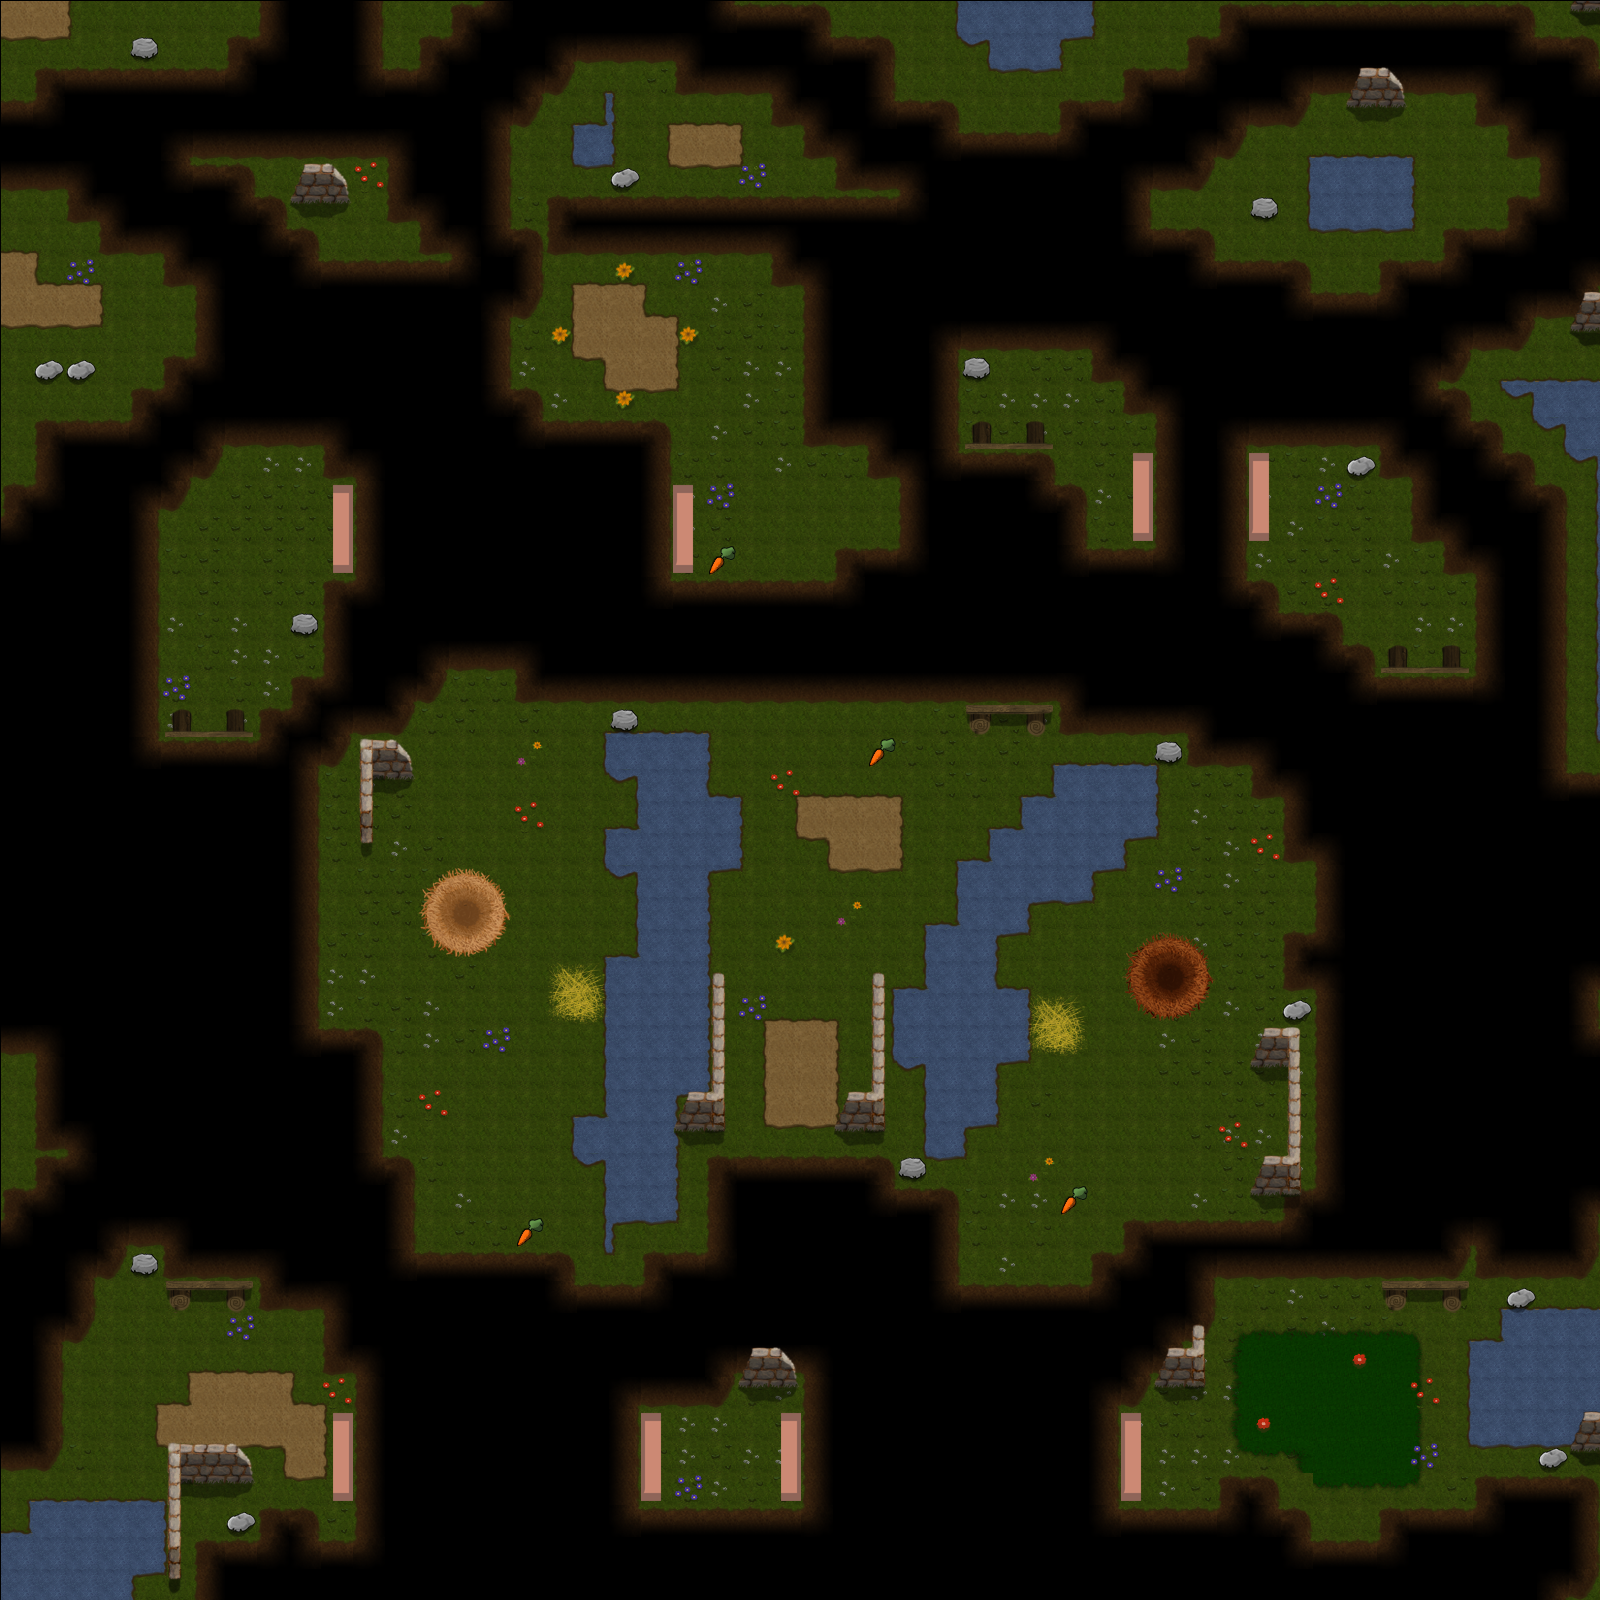

The image is a tile-based game level rendered from a .tmx file. Its description and source (layers, tilesets, objects; grid data summarised) follow:
An orthogonal 50x50 tile map with 32x32 px tiles, 5 tile layers (Groundlayer (Rand, Wand, Terrain), Zonelayer (hohes Gras, Start), Detaillayer (Deko), Overlayer, ...), 16 tilesets and 213 objects (76x bridge1, 56x hole, 22x solid, 13x water, 8x dirt, ...).

<map version="1.0" orientation="orthogonal" width="50" height="50" tilewidth="32" tileheight="32">
 <tileset firstgid="1" name="dummyWasserHalb" tilewidth="32" tileheight="32">
  <tileoffset x="1" y="1" />
  <properties>
   <property name="animation" value="" />
   <property name="animationDuration" value="0.15" />
   <property name="animationFrames" value="5" />
   <property name="animationTileOffset" value="5" />
  </properties>
  <image source="tiles/dummyWasserHalb.png" width="128" height="32" />
 </tileset>
 <tileset firstgid="5" name="egg" tilewidth="32" tileheight="32">
  <tileoffset x="1" y="1" />
  <properties>
   <property name="TYPE" value="egg" />
  </properties>
  <image source="tiles/egg.png" width="32" height="32" />
  <tile id="0">
   <properties>
    <property name="TYPE" value="egg" />
   </properties>
  </tile>
 </tileset>
 <tileset firstgid="6" name="carrot" tilewidth="32" tileheight="32">
  <tileoffset x="1" y="1" />
  <properties>
   <property name="TYPE" value="carrot" />
  </properties>
  <image source="tiles/carrot.png" width="32" height="32" />
  <tile id="0">
   <properties>
    <property name="TYPE" value="carrot" />
   </properties>
  </tile>
 </tileset>
 <tileset firstgid="7" name="clover" tilewidth="32" tileheight="32">
  <tileoffset x="1" y="1" />
  <properties>
   <property name="TYPE" value="clover" />
  </properties>
  <image source="tiles/clover.png" width="32" height="32" />
  <tile id="0">
   <properties>
    <property name="TYPE" value="clover" />
   </properties>
  </tile>
 </tileset>
 <tileset firstgid="8" name="spinach" tilewidth="32" tileheight="32">
  <tileoffset x="1" y="1" />
  <properties>
   <property name="TYPE" value="spinach" />
  </properties>
  <image source="tiles/spinach.png" width="32" height="32" />
  <tile id="0">
   <properties>
    <property name="TYPE" value="spinach" />
   </properties>
  </tile>
 </tileset>
 <tileset firstgid="9" name="bridge_horizontal_left" tilewidth="32" tileheight="96">
  <tileoffset x="1" y="1" />
  <image source="tiles/bridge_horizontal_left.png" width="32" height="96" />
 </tileset>
 <tileset firstgid="10" name="bridge_horizontal_middle" tilewidth="32" tileheight="96">
  <tileoffset x="1" y="1" />
  <image source="tiles/bridge_horizontal_middle.png" width="32" height="96" />
 </tileset>
 <tileset firstgid="11" name="bridge_horizontal_right" tilewidth="32" tileheight="96">
  <tileoffset x="1" y="1" />
  <image source="tiles/bridge_horizontal_right.png" width="32" height="96" />
 </tileset>
 <tileset firstgid="12" name="bridge_vertical_bottom" tilewidth="96" tileheight="32">
  <tileoffset x="1" y="1" />
  <image source="tiles/bridge_vertical_bottom.png" width="96" height="32" />
 </tileset>
 <tileset firstgid="13" name="bridge_vertical_middle" tilewidth="96" tileheight="32">
  <tileoffset x="1" y="1" />
  <image source="tiles/bridge_vertical_middle.png" width="96" height="32" />
 </tileset>
 <tileset firstgid="14" name="bridge_vertical_top" tilewidth="96" tileheight="32">
  <tileoffset x="1" y="1" />
  <image source="tiles/bridge_vertical_top.png" width="96" height="32" />
 </tileset>
 <tileset firstgid="15" name="dummyTilesHalb" tilewidth="32" tileheight="32">
  <tileoffset x="1" y="1" />
  <image source="tiles/dummyTilesHalb.png" width="512" height="512" />
  <terraintypes>
   <terrain name="Gras" tile="-1" />
   <terrain name="Weg" tile="-1" />
   <terrain name="Abgrund" tile="-1" />
   <terrain name="Wasser" tile="-1" />
  </terraintypes>
  <tile id="0" terrain="0,0,0,0" />
  <tile id="1" terrain="0,0,0,0" />
  <tile id="2" terrain="0,0,0,0" />
  <tile id="3" terrain="0,0,0,0" />
  <tile id="16" terrain="0,0,0,1" />
  <tile id="17" terrain="0,0,1,1" />
  <tile id="18" terrain="0,0,1,0" />
  <tile id="32" terrain="0,1,0,1" />
  <tile id="33" terrain="1,1,1,1" />
  <tile id="34" terrain="1,0,1,0" />
  <tile id="35" terrain="0,1,1,1" />
  <tile id="36" terrain="1,0,1,1" />
  <tile id="48" terrain="0,1,0,0" />
  <tile id="49" terrain="1,1,0,0" />
  <tile id="50" terrain="1,0,0,0" />
  <tile id="51" terrain="1,1,0,1" />
  <tile id="52" terrain="1,1,1,0" />
  <tile id="64" terrain="0,0,0,3" />
  <tile id="65" terrain="0,0,3,3" />
  <tile id="66" terrain="0,0,3,0" />
  <tile id="69" terrain="0,0,0,2" />
  <tile id="70" terrain="0,0,2,2" />
  <tile id="71" terrain="0,0,2,0" />
  <tile id="80" terrain="0,3,0,3" />
  <tile id="81" terrain="3,3,3,3" />
  <tile id="82" terrain="3,0,3,0" />
  <tile id="83" terrain="0,3,3,3" />
  <tile id="84" terrain="3,0,3,3" />
  <tile id="85" terrain="0,2,0,2" />
  <tile id="86" terrain="2,2,2,2" />
  <tile id="87" terrain="2,0,2,0" />
  <tile id="88" terrain="0,2,2,2" />
  <tile id="89" terrain="2,0,2,2" />
  <tile id="96" terrain="0,3,0,0" />
  <tile id="97" terrain="3,3,0,0" />
  <tile id="98" terrain="3,0,0,0" />
  <tile id="99" terrain="3,3,0,3" />
  <tile id="100" terrain="3,3,3,0" />
  <tile id="101" terrain="0,2,0,0" />
  <tile id="102" terrain="2,2,0,0" />
  <tile id="103" terrain="2,0,0,0" />
  <tile id="104" terrain="2,2,0,2" />
  <tile id="105" terrain="2,2,2,0" />
 </tileset>
 <tileset firstgid="271" name="bush" tilewidth="64" tileheight="64">
  <tileoffset x="1" y="1" />
  <properties>
   <property name="TYPE" value="bush" />
  </properties>
  <image source="tiles/bush.png" width="64" height="64" />
  <tile id="0">
   <properties>
    <property name="TYPE" value="bush" />
   </properties>
  </tile>
 </tileset>
 <tileset firstgid="272" name="straw" tilewidth="64" tileheight="64">
  <tileoffset x="1" y="1" />
  <properties>
   <property name="TYPE" value="hay" />
  </properties>
  <image source="tiles/straw.png" width="64" height="64" />
  <tile id="0">
   <properties>
    <property name="TYPE" value="hay" />
   </properties>
  </tile>
 </tileset>
 <tileset firstgid="273" name="switch" tilewidth="64" tileheight="64">
  <tileoffset x="1" y="1" />
  <image source="tiles/switch.png" width="64" height="64" />
 </tileset>
 <tileset firstgid="274" name="home" tilewidth="32" tileheight="32">
  <image source="tiles/home.png" trans="ffffff" width="192" height="96" />
 </tileset>
 <layer name="Groundlayer (Rand, Wand, Terrain)" width="50" height="50">
  <data>[2500 cells, 2500 non-empty, 42 distinct tile ids]</data>
 </layer>
 <layer name="Zonelayer (hohes Gras, Start)" width="50" height="50">
  <data>[2500 cells, 39 non-empty, 10 distinct tile ids]</data>
 </layer>
 <layer name="Detaillayer (Deko)" width="50" height="50">
  <data>[2500 cells, 154 non-empty, 50 distinct tile ids]</data>
 </layer>
 <objectgroup name="Brueckenebene" width="50" height="50">
  <object name="bridge1" gid="10" x="1152" y="544" />
  <object name="bridge1" gid="10" x="1216" y="544" />
  <object name="bridge1" gid="10" x="1184" y="544" />
  <object name="bridge1" gid="10" x="1056" y="1504" />
  <object name="bridge1" gid="10" x="1024" y="1504" />
  <object name="bridge1" gid="10" x="1088" y="1504" />
  <object name="bridge1" gid="10" x="992" y="1504" />
  </objectgroup>
 <objectgroup name="Aktionsebene (Ei, Schalter, Busch, Futter)" width="50" height="50">
  <!-- 137 objects omitted --></objectgroup>
 <objectgroup name="Zonenebene" width="50" height="50" visible="0">
  <!-- 103 objects omitted --></objectgroup>
 <objectgroup name="Renderlayer" width="50" height="50">
  <properties>
   <property name="renderEntities" value="true" />
  </properties>
 </objectgroup>
 <objectgroup name="Spielerebene (physikalische Zone)" width="50" height="50" visible="0">
  <!-- 22 objects omitted --></objectgroup>
 <layer name="Overlayer" width="50" height="50">
  <data>[2500 cells, 0 non-empty, 0 distinct tile ids]</data>
 </layer>
 <layer name="Overoverlayer(je nach Bedarf)" width="50" height="50">
  <data>[2500 cells, 0 non-empty, 0 distinct tile ids]</data>
 </layer>
</map>
<!-- 206 of 213 objects omitted -->